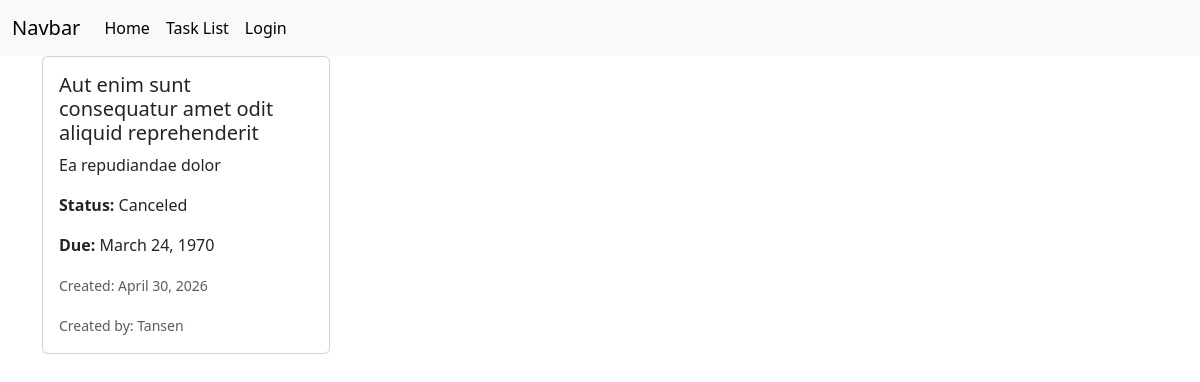
Page /task-detail/2/ on the committed database.
### tasks/models.py (models this page shows, shortened)
class TaskModel(models.Model):
  title=models.CharField(max_length=100,null=True)
  description=models.TextField(null=True)
  STATUS=[
    ('Pending','Pending'),
    ('InProgress','InProgress'),
    ('Completed','Completed'),
    ('Canceled','Canceled'),
  ]
  status=models.CharField(choices=STATUS,max_length=100,null=True)
  due_date=models.DateField(null=True)
  created_at=models.DateField(auto_now_add=True,null=True)
  updated_at=models.DateField(auto_now=True,null=True)
  created_by=models.ForeignKey(CustomUserInfoModel,on_delete=models.CASCADE,null=True)

class CustomUserInfoModel(AbstractUser):
  full_name=models.CharField(max_length=100,null=True)
  def __str__(self):
    return f'{self.full_name}'

### tasks/views.py (the view)
# urls.py: path('task-detail/<str:id>/',task_detail,name='task_detail'),
def task_detail(request,id):
  task_data=get_object_or_404(TaskModel,id=id)
  context={
    'task_data':task_data,
  }
  return render(request,'task-detail.html',context=context)

### tasks/templates/task-detail.html
{% extends 'master/base.html' %}
{% block content %}
<div class="card" style="width: 18rem;">
  <div class="card-body">
    <h5 class="card-title">{{ task_data.title }}</h5>
    <p class="card-text">
      {{ task_data.description }}
    </p>
    <p class="card-text">
      <strong>Status:</strong> {{ task_data.status }}
    </p>
    <p class="card-text">
      <strong>Due:</strong> {{ task_data.due_date }}
    </p>
    <p class="card-text">
      <small class="text-muted">
        Created: {{ task_data.created_at }}
      </small>
    </p>
    <p class="card-text">
    <small class="text-muted">
      Created by: {{ task_data.created_by }}
    </small>
    </p>
  </div>
</div>
{% endblock content %}

### rows in the picture
TaskModel: title "Aut enim sunt consequatur amet odit aliquid reprehenderit", description "Ea repudiandae dolor", status "Canceled", due_date "March 24, 1970", created_at "April 30, 2026", created_by "Tansen"
